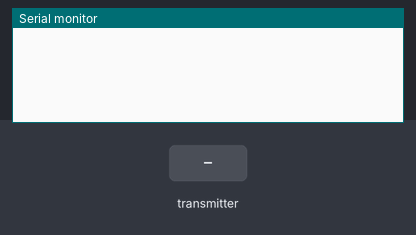
This sketch was run on a simulated ESP8266 (NodeMCU). Parts: the last lines printed to the serial monitor. The inputs (shaded band) are chosen by the test bench.

Above: at 1.2 s.
1.3 s: the transmitter starts sending b1 = 0
At 1.61 s:
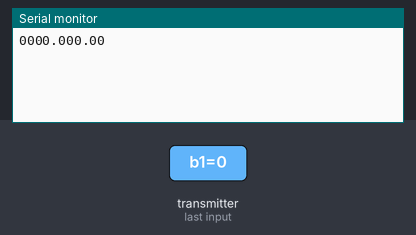
3.3 s: the transmitter starts sending b2 = 1
At 3.61 s:
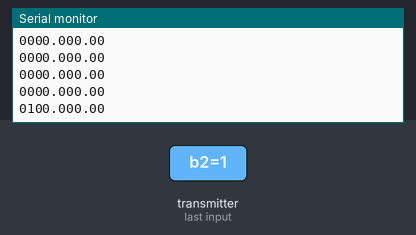
4.8 s: the transmitter starts sending b3 = 1
At 5.11 s:
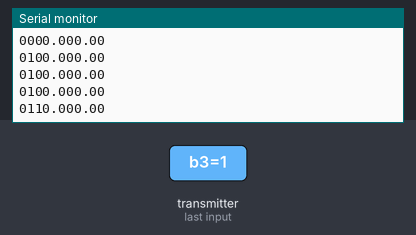
6.3 s: the transmitter starts sending f1 = 25
At 6.61 s:
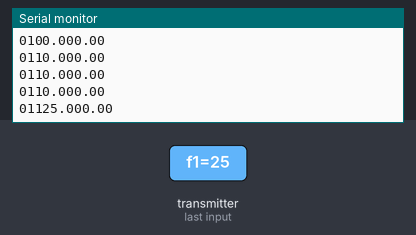
7.8 s: the transmitter starts sending f2 = 25
At 8.11 s:
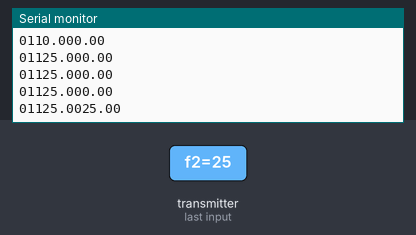
9.3 s: the transmitter starts sending i = 256
At 9.61 s:
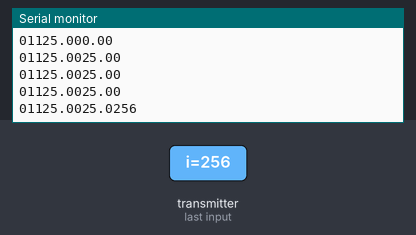
Timing chart, 0 to 11.8 s (numbered marks = the images above; inputs shaded):
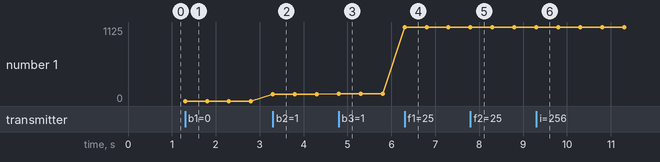

The sketch:

Center_ESP.ino
```cpp
//MAC Address:  50:02:91:DC:E7:3E
#include <ESP8266WiFi.h>
#include <espnow.h>

uint8_t broadcastAddress[] = {0x50,0x02,0x91,0xDC,0xE7,0x3E };
#include <SoftwareSerial.h>
const int Rx = D3;
const int Tx = D4;
SoftwareSerial s (Rx, Tx);
struct sData{
  bool b1;
  bool b2;
  bool b3;
// compasee
  float f1;
  //temp
  float f2;
  int i;
  //bool running;
};

sData data;

void OnDataSent(uint8_t *mac_addr, uint8_t sendStatus) {
}
// Callback function that will be executed when data is received
void OnDataRecv(uint8_t * mac, uint8_t *incomingData, uint8_t len) {
  memcpy(&data, incomingData, sizeof(sData));
  s.print(encode(data.b1, data.b2, data.b3, data.f1, data.f2, data.i));
  //Serial.println(temp);
  //s.println(temp);
}

void setup() {
  Serial.begin(115200);
  s.begin(57600);
  WiFi.mode(WIFI_STA);

  if (esp_now_init() != 0) {
    Serial.println("Error initializing ESP-NOW");
    return;
  }

  esp_now_register_send_cb(OnDataSent);
  esp_now_add_peer(broadcastAddress, ESP_NOW_ROLE_SLAVE, 1, NULL, 0);
  esp_now_set_self_role(ESP_NOW_ROLE_SLAVE);
  esp_now_register_recv_cb(OnDataRecv);
}

void loop() {
}

String encode(bool b1, bool b2, bool b3, float f, float temperature, int distance)
{
  String return_value = "";
  if(b1 == true)
  {
    return_value += '1';
  }
  else{
    return_value += '0';
  }

  if(b2 == true)
  {
    return_value += '1';
  }
  else{
    return_value += '0';
  }

  if(b3 == true)
  {
    return_value += '1';
  }
  else{
    return_value += '0';
  }

  String temp = String(f,2);
  return_value += temp;


  temp = String(temperature, 1);
  return_value += temp;
/*
  if(running)
  {
return_value += '1';
  }
  else
  {
    return_value += '0';
  }
*/
  return_value += String(distance);
  return_value += '\n';


  Serial.println(return_value);
  return return_value;

}
```

Measured:
- after the input at 1.3 s, the serial monitor: prints a new line at once (image 1)
- after the input at 3.3 s, the serial monitor: prints a new line at once (image 2)
- after the input at 4.8 s, the serial monitor: prints a new line at once (image 3)
- after the input at 6.3 s, the serial monitor: prints a new line at once (image 4)
- after the input at 7.8 s, the serial monitor: prints a new line at once (image 5)
- after the input at 9.3 s, the serial monitor: prints a new line at once (image 6)
- plotted number 1: 0 → 100 after the input at 3.3 s, 100 → 110 after the input at 4.8 s, 110 → 1125 after the input at 6.3 s, 1125 → 1125 after the input at 7.8 s
